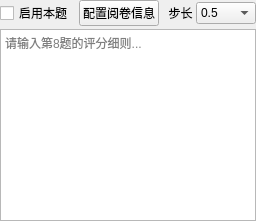
          <widget class="QWidget" name="tab_question8">
           <attribute name="title">
            <string>题目8</string>
           </attribute>
           <layout class="QVBoxLayout" name="verticalLayout_q8">
            <property name="spacing">
             <number>3</number>
            </property>
            <property name="leftMargin">
             <number>0</number>
            </property>
            <property name="topMargin">
             <number>0</number>
            </property>
            <property name="rightMargin">
             <number>0</number>
            </property>
            <property name="bottomMargin">
             <number>0</number>
            </property>
            <item>
             <layout class="QHBoxLayout" name="horizontalLayout_q8_header">
              <item>
               <widget class="QCheckBox" name="enableQuestion8">
                <property name="text">
                 <string>启用本题</string>
                </property>
               </widget>
              </item>
              <item>
               <widget class="QPushButton" name="configQuestion8">
                <property name="text">
                 <string>配置阅卷信息</string>
                </property>
               </widget>
              </item>
              <item>
               <widget class="QLabel" name="label_step8">
                <property name="sizePolicy">
                 <sizepolicy hsizetype="Fixed" vsizetype="Preferred">
                  <horstretch>0</horstretch>
                  <verstretch>0</verstretch>
                 </sizepolicy>
                </property>
                <property name="text">
                 <string>  步长</string>
                </property>
               </widget>
              </item>
              <item>
               <widget class="QComboBox" name="score_rounding_step_8">
                <property name="sizePolicy">
                 <sizepolicy hsizetype="Fixed" vsizetype="Fixed">
                  <horstretch>0</horstretch>
                  <verstretch>0</verstretch>
                 </sizepolicy>
                </property>
                <property name="minimumSize">
                 <size>
                  <width>60</width>
                  <height>0</height>
                 </size>
                </property>
                <item>
                 <property name="text">
                  <string>0.5</string>
                 </property>
                </item>
                <item>
                 <property name="text">
                  <string>1</string>
                 </property>
                </item>
               </widget>
              </item>
             </layout>
            </item>
            <item>
             <widget class="QPlainTextEdit" name="StandardAnswer_text_8">
              <property name="placeholderText">
               <string>请输入第8题的评分细则...</string>
              </property>
             </widget>
            </item>
           </layout>
          </widget>
